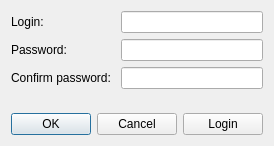
<?xml version="1.0" encoding="UTF-8"?>
<ui version="4.0">
 <class>RegistrationForm</class>
 <widget class="QWidget" name="RegistrationForm">
  <property name="geometry">
   <rect>
    <x>0</x>
    <y>0</y>
    <width>272</width>
    <height>146</height>
   </rect>
  </property>
  <property name="windowTitle">
   <string>Register</string>
  </property>
  <layout class="QVBoxLayout" name="verticalLayout">
   <item>
    <layout class="QFormLayout" name="formLayout">
     <item row="0" column="0">
      <widget class="QLabel" name="label_2">
       <property name="text">
        <string>Login: </string>
       </property>
      </widget>
     </item>
     <item row="1" column="0">
      <widget class="QLabel" name="label">
       <property name="text">
        <string>Password: </string>
       </property>
      </widget>
     </item>
     <item row="2" column="0">
      <widget class="QLabel" name="label_3">
       <property name="text">
        <string>Confirm password: </string>
       </property>
      </widget>
     </item>
     <item row="0" column="1">
      <widget class="QLineEdit" name="loginEdit"/>
     </item>
     <item row="1" column="1">
      <widget class="QLineEdit" name="passwordEdit">
       <property name="echoMode">
        <enum>QLineEdit::Password</enum>
       </property>
      </widget>
     </item>
     <item row="2" column="1">
      <widget class="QLineEdit" name="passwordConfirmEdit">
       <property name="echoMode">
        <enum>QLineEdit::Password</enum>
       </property>
      </widget>
     </item>
    </layout>
   </item>
   <item>
    <spacer name="verticalSpacer">
     <property name="orientation">
      <enum>Qt::Vertical</enum>
     </property>
     <property name="sizeHint" stdset="0">
      <size>
       <width>20</width>
       <height>40</height>
      </size>
     </property>
    </spacer>
   </item>
   <item>
    <layout class="QHBoxLayout" name="horizontalLayout">
     <item>
      <widget class="QDialogButtonBox" name="buttonBox">
       <property name="standardButtons">
        <set>QDialogButtonBox::Cancel|QDialogButtonBox::Ok</set>
       </property>
      </widget>
     </item>
     <item>
      <widget class="QPushButton" name="loginButton">
       <property name="text">
        <string>Login</string>
       </property>
      </widget>
     </item>
    </layout>
   </item>
  </layout>
 </widget>
 <tabstops>
  <tabstop>loginEdit</tabstop>
  <tabstop>passwordEdit</tabstop>
  <tabstop>passwordConfirmEdit</tabstop>
  <tabstop>loginButton</tabstop>
 </tabstops>
 <resources/>
 <connections/>
</ui>
